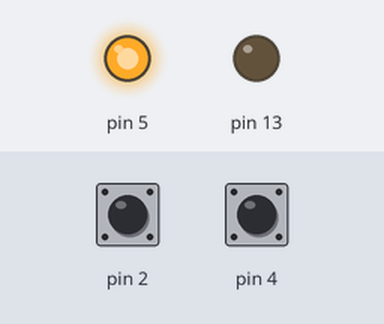
The sketch below on a simulated Arduino Uno, built with avr-gcc and run on an emulated ATmega328P. Parts: output pins drawn as LEDs (lit = HIGH). The inputs (shaded band) are chosen by the test bench; at power-on: pin 2 HIGH, pin 4 HIGH.

Above: at 1.2 s.
1.3 s: pin 2 pulled LOW for 0.15 s
At 1.37 s:
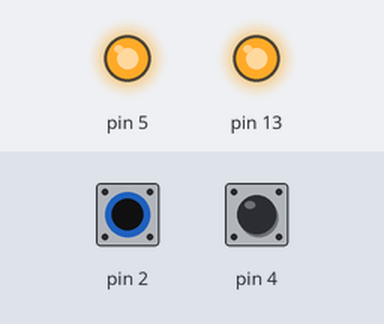
2.9 s: pin 4 pulled LOW for 0.15 s
At 2.97 s:
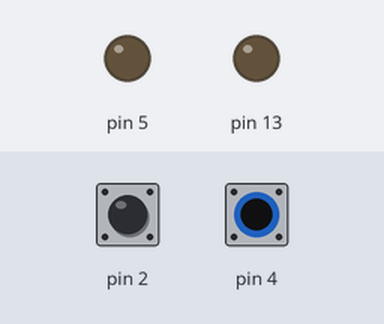
4.5 s: pin 4 pulled LOW for 3.2 s
At 8.4 s:
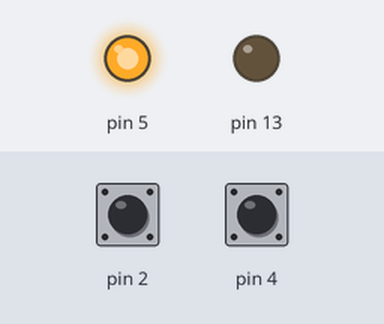
9.2 s: pin 2 pulled LOW for 3.2 s
At 9.5 s:
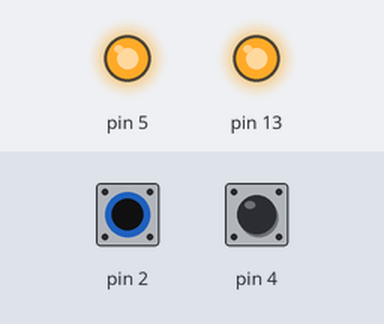
13.9 s: pin 2 driven LOW and pin 4 driven LOW
At 14.3 s:
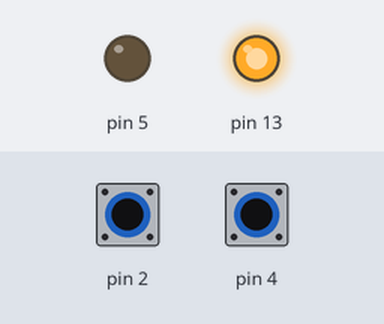
Timing chart, 0 to 16.4 s (numbered marks = the images above; inputs shaded):
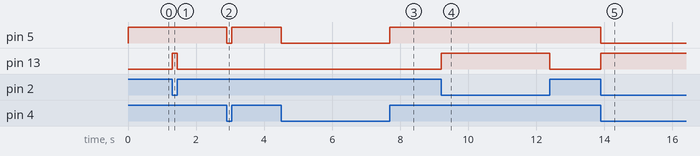

Measured:
- after the input at 1.3 s, pin 13: LOW → HIGH at once, → LOW 0.15 s later
- after the input at 2.9 s, pin 5: HIGH → LOW at once, → HIGH 0.15 s later
- after the input at 4.5 s, pin 5: HIGH → LOW at once, → HIGH 3.2 s later
- after the input at 9.2 s, pin 13: LOW → HIGH at once, → LOW 3.2 s later
- after the input at 13.9 s, pin 5: HIGH → LOW at once; pin 13: LOW → HIGH at once

The sketch:

ex_aula_6.ino
```cpp
void setup() {
  // put your setup code here, to run once:
  pinMode(2, INPUT_PULLUP);
  pinMode(13, OUTPUT);

  pinMode(4, INPUT_PULLUP);
  pinMode(5, OUTPUT);
}

void loop() {
  // put your main code here, to run repeatedly:

digitalWrite(13, 1-digitalRead(2));
digitalWrite(5, digitalRead(4));
}
```
